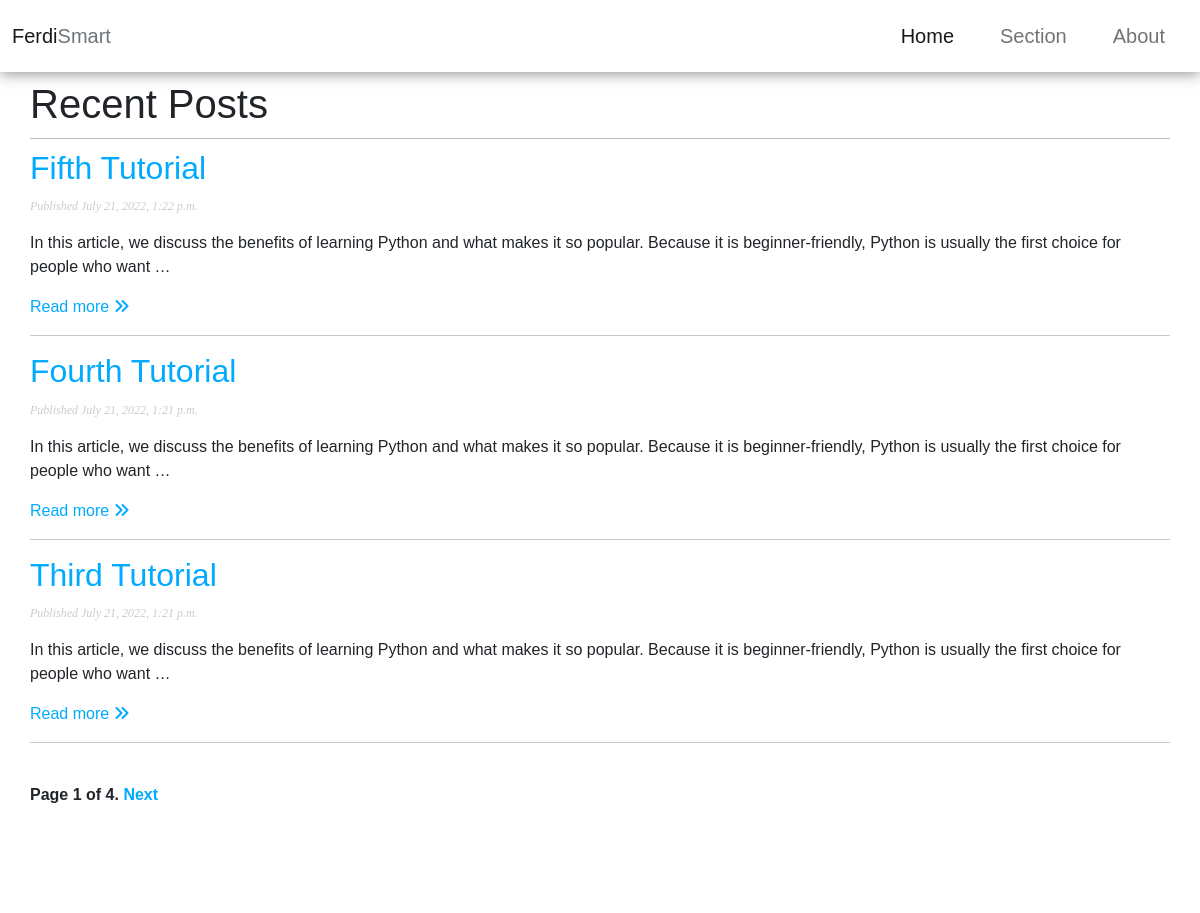
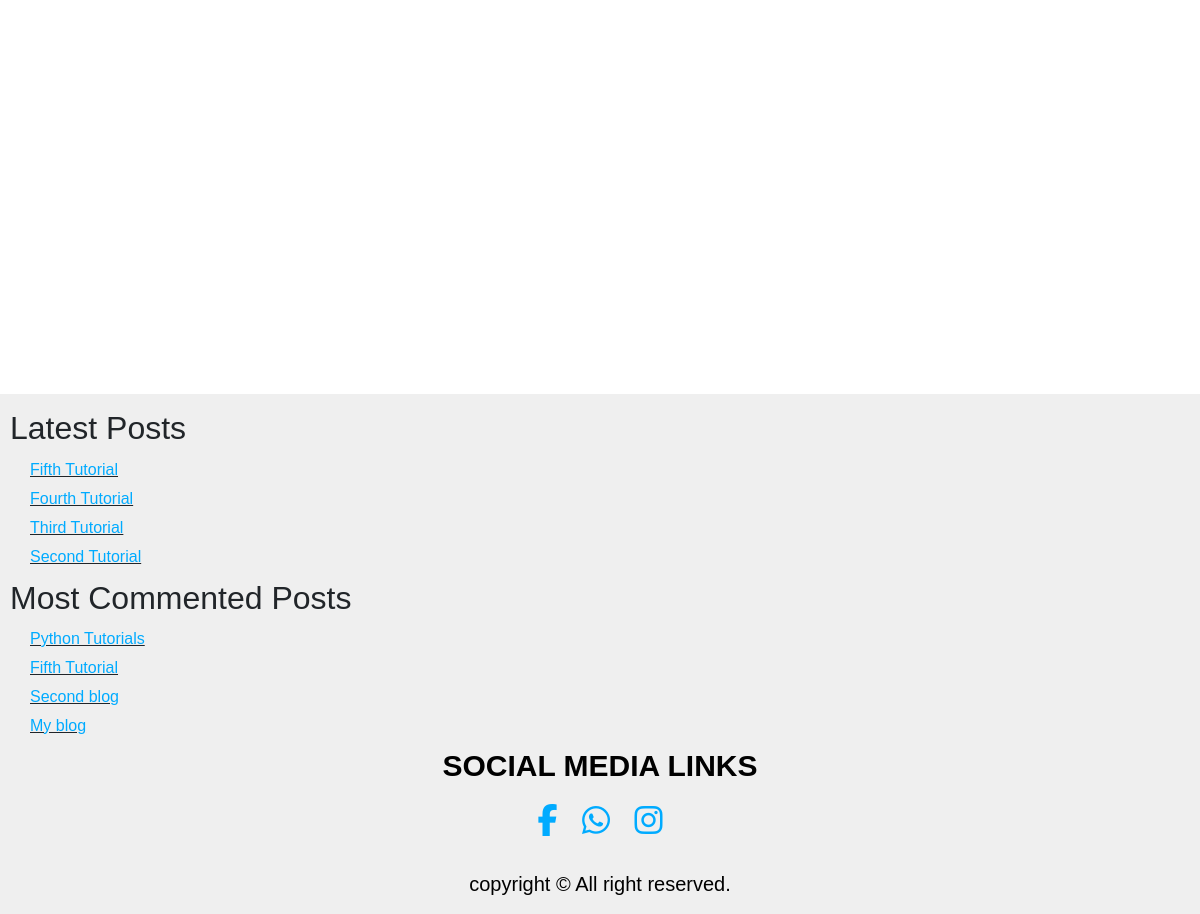
Screenshot of /blog/ with the database file from the repository (2 pictures, top to bottom).
### blog/models.py (models this page shows, shortened)
class Post(models.Model):
  STATUS_CHOICES = (
      ('draft', 'Draft'),
      ('published', 'Published')
  )
  title = models.CharField(max_length=250)
  slug = models.SlugField(max_length=250, unique_for_date='publish')
  author = models.ForeignKey(User, on_delete=models.CASCADE, related_name='blog_posts')
  body =models.TextField()
  publish = models.DateTimeField(default=timezone.now)
  created = models.DateTimeField(auto_now_add=True)
  updated = models.DateTimeField(auto_now=True)
  status = models.CharField(max_length=10, choices=STATUS_CHOICES, default='draft')
  class Meta:
    ordering = ('-publish',)
  objects = models.Manager()
  Published = PublishedManager()
  def get_absolute_url(self):
    return reverse('blog:post_details', args=[self.slug])

### blog/views.py (the view)
# urls.py: path('', views.PostListView.as_view(), name='post_list'),
class PostListView(ListView):
  queryset = Post.Published.all()
  context_object_name = 'posts'
  paginate_by = 3
  template_name = 'blog/post/list.html'

### blog/models.py (called while the page is built)
  def get_queryset(self):
    return super(PublishedManager, self).get_queryset()\
       .filter(status='published')

### blog/templatetags/blog_tags.py (called while the page is built)
@register.inclusion_tag('blog/post/latest_posts.html')
def show_latest_post(count=5):
  latest_posts = Post.Published.order_by('-publish')[:count]
  return {'latest_posts': latest_posts}

@register.simple_tag
def get_most_commented_posts(count=5):
  return Post.Published.annotate(total_comments=Count('comment')).order_by('-total_comments')[:count]

### blog/templates/blog/post/list.html (shortened to what this page needs)
{% extends "blog/base.html" %}
{% block content %}
<h1>Recent Posts</h1>
{% for post in posts %}
<h2>
  <a class="link" href="{{ post.get_absolute_url }}">
    {{ post.title }}
  </a>
</h2>
<p class="date">
  Published {{ post.publish }}
</p>
{{ post.body|truncatewords:30|linebreaks }}
 <a class="link" href="{{ post.get_absolute_url }}">Read more <i class="fa-solid fa-angles-right"></i></a>
  <hr/>
{% endfor %}
{% include "pagination.html" with page=page_obj %}
{% endblock %}

### blog/templates/blog/base.html (shortened to what this page needs)
{% load static %}
{% load blog_tags %}
<!DOCTYPE html>
<html>
  <head>
    <link href="{% static "css/style.css" %}" rel="stylesheet">
    <link href="https://cdn.jsdelivr.net/npm/bootstrap@5.1.3/dist/css/bootstrap.min.css" rel="stylesheet">
  </head>
  <body>
    <nav class="navbar navbar-expand-sm bg-white navbar-light fixed-top" style="box-shadow:0 0 15px 0 #777">
  <div class="container-fluid">
    <a class="navbar-brand" href="#">Ferdi<span class="text-muted" >Smart</span></a>
    <div class="collapse navbar-collapse justify-content-sm-end" id="collapsibleNavbar">
      <ul class="navbar-nav fs-5 fw-normal" >
        <li class="nav-item ">
          <a class="nav-link active " href="{% url "blog:post_list" %}">Home</a>
        </li>
        <li class="nav-item">
          <a class="nav-link" href="#">Section</a>
        </li>
        <li class="nav-item">
          <a class="nav-link" href="#">About</a>
        </li>
      </ul>
    </div>
  </div>
</nav>
    <div class="content">
      {% block content %}
      {% endblock %}
    </div>
    <div class="sidebar">
      <h2>Latest Posts</h3>
      {% show_latest_post 4 %}
      <h2>Most Commented Posts</h2>
      {% get_most_commented_posts 4 as most_commented_posts %}
      <ul>
        {% for post in most_commented_posts %}
        <li class="li">
          <a class="link" href="{{ post.get_absolute_url }}">{{ post.title }}</a>
        </li>
        {% endfor %}
      </ul>
        <div class="social">
           <p>SOCIAL MEDIA LINKS</p>
           <a class="link" href="https://www.facebook.com/profile.php?id=100077376138673" ><i class="fa-brands fa-facebook-f fa-2x"></i></a>
            <a class="link" href="https://wa.link/q54he2" ><i class="fa-brands fa-whatsapp fa-2x"></i></a>
            <a class="link" href="#instagram" ><i class="fa-brands fa-instagram fa-2x"></i></a>
         </div>
         <div class="footer-copyright" >
             <div>
                copyright © All right reserved.
             </div>
         </div>
    </div>
  </body>
</html>

### blog/templates/pagination.html (shortened to what this page needs)
<div class="pagination">
  <span class="step_links">
    <span class="current">
      Page {{ page.number }} of {{ page.paginator.num_pages }}.
    </span>
    {% if page.has_next %}
      <a class="link" href="?page={{ page.next_page_number }}">Next</a>
    {% endif %}
  </span>
</div>

### blog/templates/blog/post/latest_posts.html
<ul>
  {% for post in latest_posts %}
    <li class="li">
      <a class="link" href="{{ post.get_absolute_url }}">{{ post.title }}</a>
    </li>
  {% endfor %}
</ul>

### blog/templates/blog/base.html (style rules this page uses)
body { margin:0; padding:0; font-family:helvetica, sans-serif; }
.link { color:#00abff; text-decoration:none; }
h1 { font-weight:normal; border-bottom:1px solid #bbb; padding:0 0 10px 0; }
h2 { font-weight:normal; margin:10px 0 ; }
.content { padding:0 30px; margin-top: 80px; }
.sidebar { margin-top: 500px; padding:5px 10px; background:#efefef; height: auto; }
p.date { color:#ccc; font-family: georgia, serif; font-size: 12px; font-style: italic; }
ul { margin: 0; padding: 0; list-style-type: none; }
li { margin: 5px 15px 5px; }
.li { margin: 5px 20px 5px; text-decoration: underline; }
.pagination { margin:40px 0; font-weight:bold; }
.social { text-align: center; }
.social p { font-size:30px; color:#000; text-align:center; font-weight:bold; }
.social a { margin:10px; }
.sidebar .footer-copyright { text-align:center; padding:10px; margin-top: 20px; }
.sidebar .footer-copyright div { color:#000; font-size:20px; }

### rows the page displays
Post: title "Fifth Tutorial", publish "July 21, 2022, 1:22 p.m.", body "In this article, we discuss the benefits of learning Python and what makes it so popular. Because it is beginner-friendly, Python is usually the first choice for people who want …"
Post: title "Fourth Tutorial", publish "July 21, 2022, 1:21 p.m.", body "In this article, we discuss the benefits of learning Python and what makes it so popular. Because it is beginner-friendly, Python is usually the first choice for people who want …"
Post: title "Third Tutorial", publish "July 21, 2022, 1:21 p.m.", body "In this article, we discuss the benefits of learning Python and what makes it so popular. Because it is beginner-friendly, Python is usually the first choice for people who want …"
Post: title "Second Tutorial"
Post: title "Python Tutorials"
Post: title "Second blog"
Post: title "My blog"

### other values shown
{{ page.number }} "1"
{{ page.paginator.num_pages }} "4"
